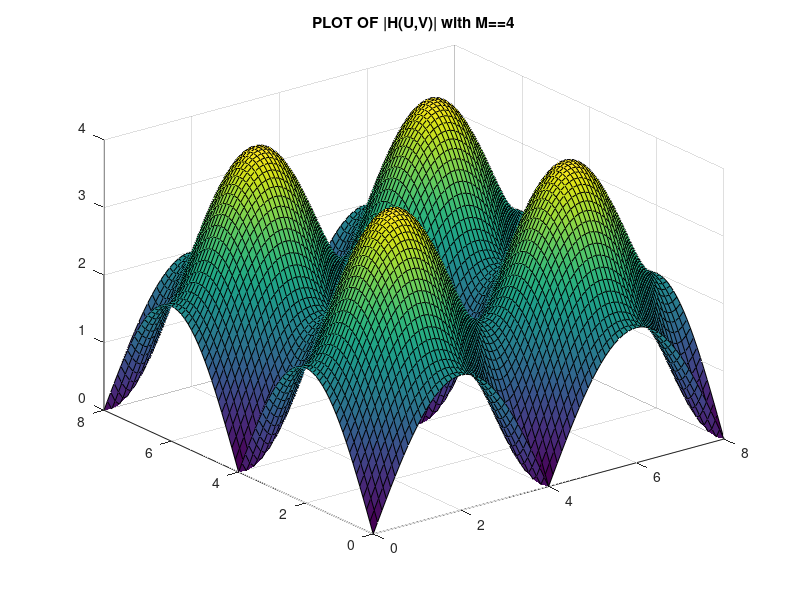
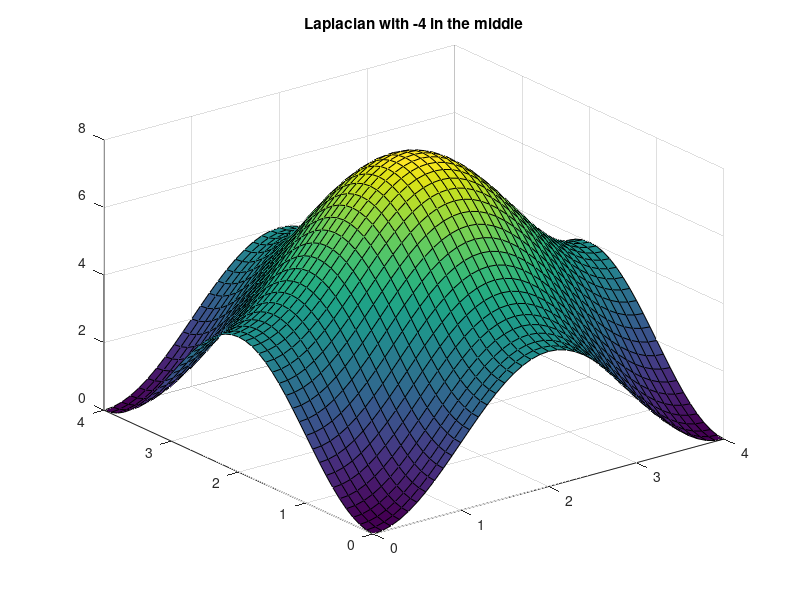

These charts were generated, in order, by the following MATLAB code:
%%
%2.d
M=4.0;
N=4.0;
[X,Y] = meshgrid(0:0.1:8,0:0.1:8);
%F = 2-exp((2*pi/M).*X*j)-exp((2*pi/N).*Y*j);
F=sqrt((2-cos(2*pi/M*X)-cos(2*pi/N*Y)).^2+(sin(2*pi/M*X)+sin(2*pi/N*Y)).^2);
surf(X,Y,F)
title("PLOT OF |H(U,V)| with M==4")
%%
%3.B
figure;
M=4.0;
N=4.0;
[X,Y] = meshgrid(0:0.1:4,0:0.1:4);
%F=abs(2*(cos(2*pi/M*X)+cos(2*pi/N*Y)+cos(2*pi*(Y/N+X/M))+cos(2*pi*(-Y/N+X/M)))-8);
F=abs(2*cos(2*pi/M*X)+2*cos(2*pi/N*Y)-4);
surf(X,Y,F)
title("Laplacian with -4 in the middle")
